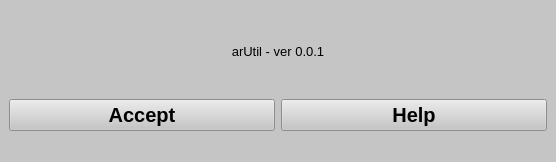
<?xml version="1.0" encoding="UTF-8"?>
<ui version="4.0">
 <class>arUtil</class>
 <widget class="QMainWindow" name="arUtil">
  <property name="geometry">
   <rect>
    <x>0</x>
    <y>0</y>
    <width>556</width>
    <height>162</height>
   </rect>
  </property>
  <property name="windowTitle">
   <string>arUtil</string>
  </property>
  <property name="styleSheet">
   <string notr="true">background-color: rgb(197, 197, 197);
border-top-color: rgb(0, 0, 127);
gridline-color: rgb(0, 0, 127);</string>
  </property>
  <widget class="QWidget" name="centralwidget">
   <layout class="QVBoxLayout" name="verticalLayout_2">
    <item>
     <widget class="QLabel" name="label">
      <property name="font">
       <font>
        <pointsize>10</pointsize>
       </font>
      </property>
      <property name="text">
       <string>arUtil - ver 0.0.1</string>
      </property>
      <property name="alignment">
       <set>Qt::AlignCenter</set>
      </property>
     </widget>
    </item>
    <item>
     <layout class="QGridLayout" name="gridLayout">
      <item row="0" column="0">
       <widget class="QPushButton" name="btnAccept">
        <property name="font">
         <font>
          <pointsize>15</pointsize>
          <weight>75</weight>
          <bold>true</bold>
          <strikeout>false</strikeout>
         </font>
        </property>
        <property name="autoFillBackground">
         <bool>false</bool>
        </property>
        <property name="text">
         <string>Accept</string>
        </property>
       </widget>
      </item>
      <item row="0" column="1">
       <widget class="QPushButton" name="btnHelp">
        <property name="font">
         <font>
          <pointsize>15</pointsize>
          <weight>75</weight>
          <bold>true</bold>
         </font>
        </property>
        <property name="text">
         <string>Help</string>
        </property>
       </widget>
      </item>
     </layout>
    </item>
   </layout>
  </widget>
  <widget class="QStatusBar" name="statusbar"/>
 </widget>
 <resources/>
 <connections/>
</ui>
